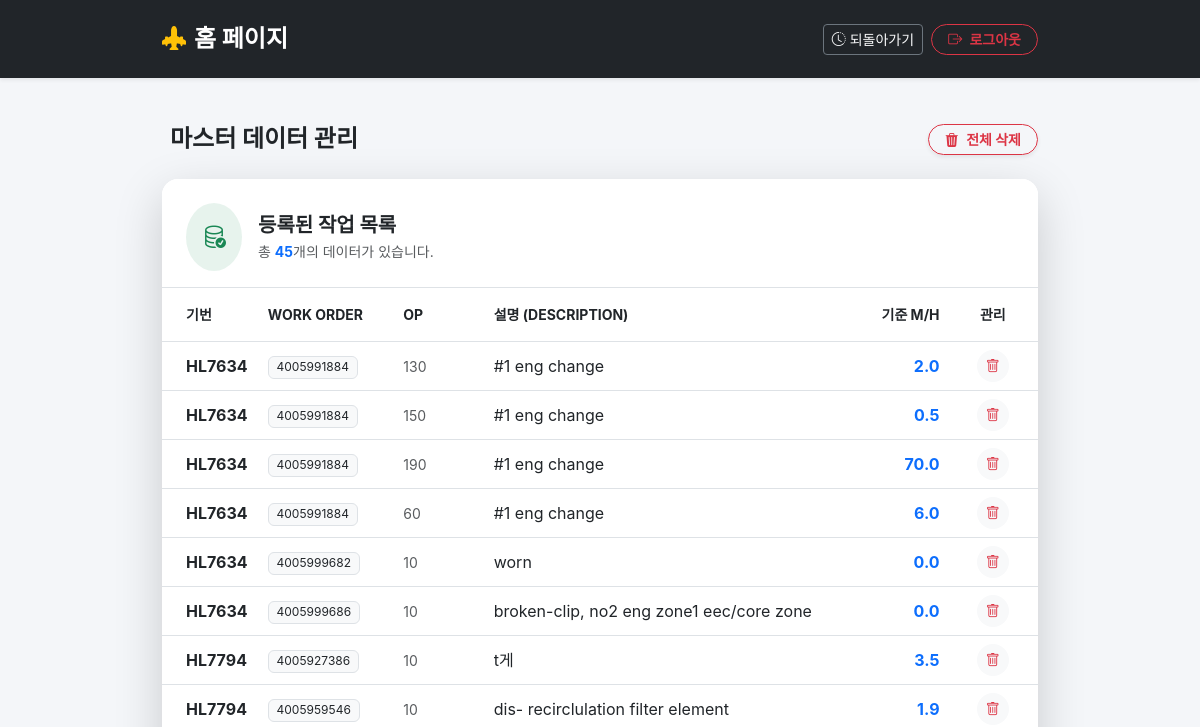
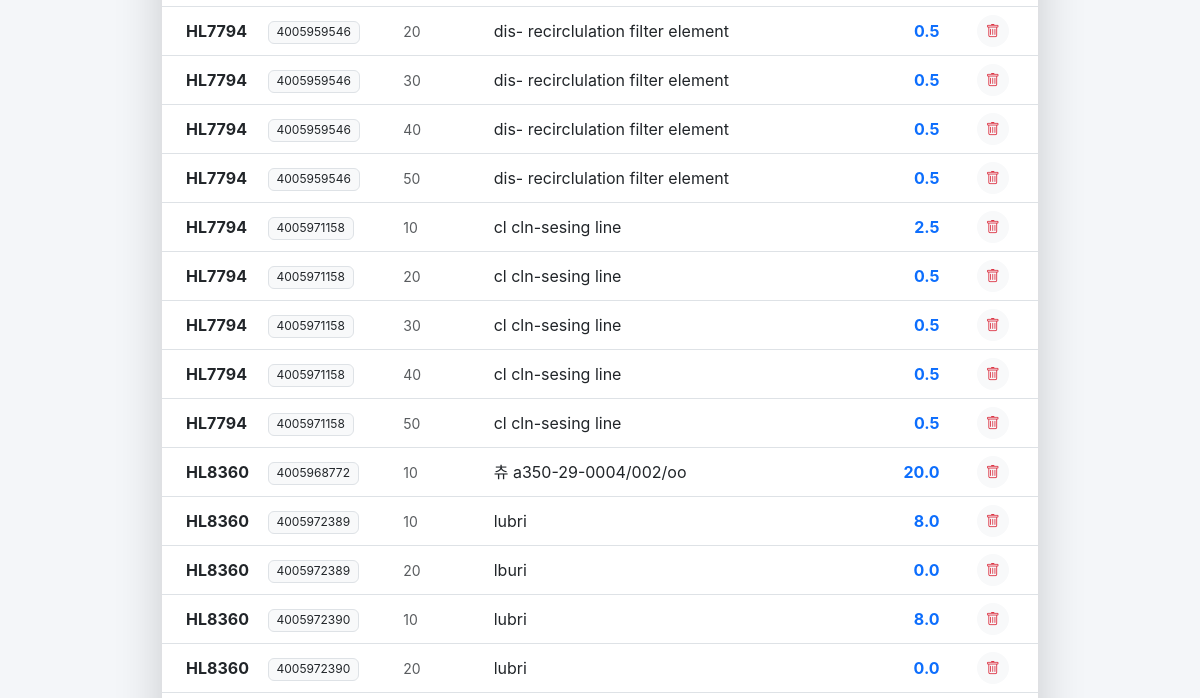
Before: /master-data/ (signed in, upper part) with the older database file (2 pictures, top to bottom).
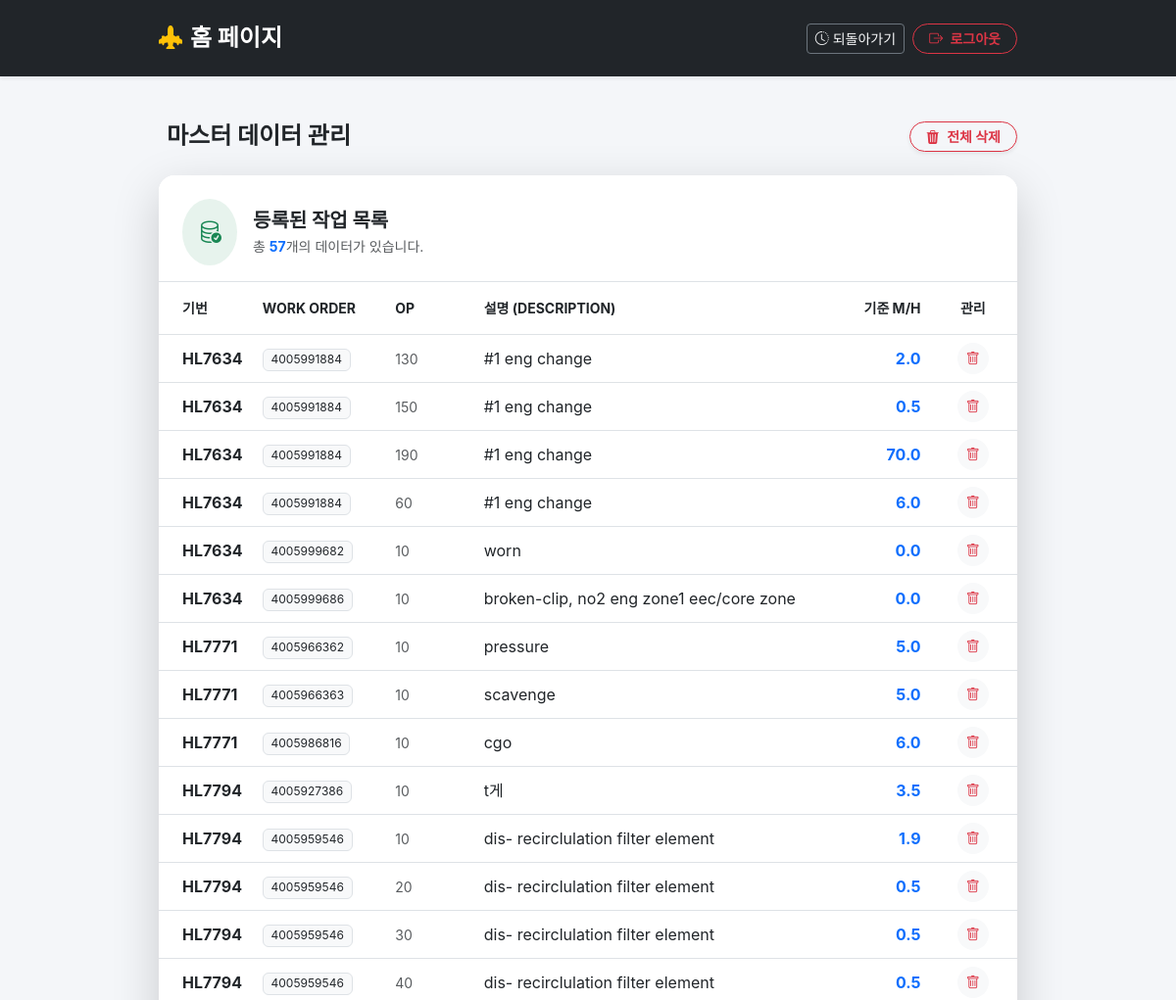
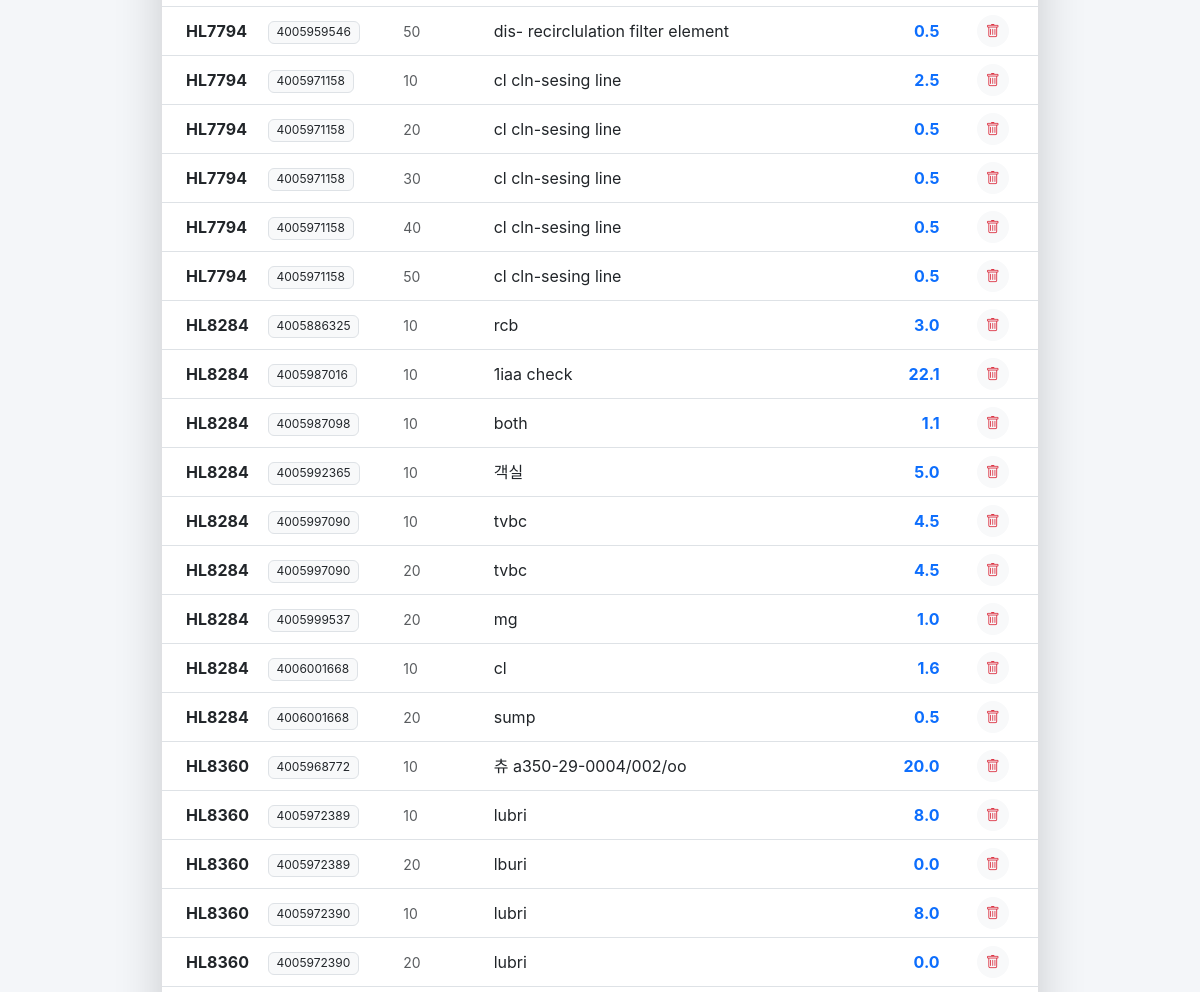
After: the same page with the newer database file (2 pictures, top to bottom).
### manning/models.py (models this page shows, shortened)
class TaskMaster(models.Model):
    gibun_code = models.CharField(max_length=50, verbose_name="기번")
    work_order = models.CharField(max_length=100)
    op = models.CharField(max_length=50)
    description = models.TextField()
    default_mh = models.FloatField(default=0.0)

### manning/views.py (the view)
# urls.py: path("master-data/", views.MasterDataListView.as_view(), name="master_data_list"),
class MasterDataListView(SimpleLoginRequiredMixin, ListView):
    model = TaskMaster
    template_name = "manning/master_data_list.html"
    context_object_name = "taskmasters"
    def get_queryset(self):
        return TaskMaster.objects.all().order_by("gibun_code", "work_order", "op")
    def get_context_data(self, **kwargs):
        context = super().get_context_data(**kwargs)
        context["total_count"] = self.object_list.count()
        return context

### manning/views.py (called while the page is built)
    def dispatch(self, request, *args, **kwargs):
        if not request.session.get("is_authenticated"):
            return redirect("login")
        return super().dispatch(request, *args, **kwargs)

### manning/templates/manning/master_data_list.html (shortened to what the changed rows need)
{% extends "manning/base/base.html" %}
{% load static %}
{% block content %}
<div class="container mt-4 mb-5" style="max-width: 900px; padding-top: 100px;">
    <div class="card border-0 shadow-lg rounded-4 overflow-hidden" data-aos="fade-up">
        <div class="card-header bg-white border-bottom pt-4 pb-3 px-4">
            <div class="d-flex justify-content-between align-items-center">
                <div class="d-flex align-items-center gap-3">
                    <div>
                        <p class="text-muted small mb-0">총 <strong class="text-primary">{{ total_count }}</strong>개의 데이터가 있습니다.</p>
                    </div>
                </div>
            </div>
        </div>
        <div class="card-body p-0">
            {% if taskmasters %}
            <div class="table-responsive">
                <table class="table table-hover align-middle mb-0 text-nowrap">
                    <thead class="bg-light text-muted small text-uppercase">
                        <tr>
                            <th class="py-3 ps-4" style="width: 10%;">기번</th>
                            <th class="py-3" style="width: 15%;">Work Order</th>
                            <th class="py-3" style="width: 10%;">OP</th>
                            <th class="py-3" style="width: 40%;">설명 (Description)</th>
                            <th class="py-3 text-end" style="width: 10%;">기준 M/H</th>
                            <th class="py-3 text-center" style="width: 10%;">관리</th>
                        </tr>
                    </thead>
                    <tbody class="border-top-0">
                        {% for t in taskmasters %}
                        <tr>
                            <td class="ps-4 fw-bold text-dark">{{ t.gibun_code }}</td>
                            <td><span class="badge bg-light text-dark border fw-normal">{{ t.work_order }}</span></td>
                            <td><span class="text-muted small">{{ t.op }}</span></td>
                            <td>
                                <div class="text-truncate" style="max-width: 350px;" title="{{ t.description }}">
                                    {{ t.description }}
                                </div>
                            </td>
                            <td class="text-end fw-bold text-primary">{{ t.default_mh }}</td>
                            <td class="text-center">
                                <form action="{% url 'delete_taskmaster' t.id %}" method="POST" class="d-inline">
                                    <button type="submit"
                                            class="btn btn-sm btn-light text-danger border-0 rounded-circle"
                                            style="width: 32px; height: 32px;"
                                            onclick="return confirm('이 항목을 삭제하시겠습니까?');"
                                            data-bs-toggle="tooltip"
                                            title="삭제">
                                        <i class="bi bi-trash"></i>
                                    </button>
                                </form>
                            </td>
                        </tr>
                        {% endfor %}
                    </tbody>
                </table>
            </div>
            {% endif %}
        </div>
    </div>
</div>
{% endblock content %}

Changed rows visible on the page:
added TaskMaster: gibun_code "HL7771", work_order "4005966362", op "10", description "pressure", default_mh "5.0"
added TaskMaster: gibun_code "HL7771", work_order "4005966363", op "10", description "scavenge", default_mh "5.0"
added TaskMaster: gibun_code "HL7771", work_order "4005986816", op "10", description "cgo", default_mh "6.0"
added TaskMaster: gibun_code "HL8284", work_order "4005886325", op "10", description "rcb", default_mh "3.0"
added TaskMaster: gibun_code "HL8284", work_order "4005987016", op "10", description "1iaa check", default_mh "22.1"
added TaskMaster: gibun_code "HL8284", work_order "4005987098", op "10", description "both", default_mh "1.1"
added TaskMaster: gibun_code "HL8284", work_order "4005992365", op "10", description "객실", default_mh "5.0"
added TaskMaster: gibun_code "HL8284", work_order "4005997090", op "10", description "tvbc", default_mh "4.5"
added TaskMaster: gibun_code "HL8284", work_order "4005997090", op "20", description "tvbc", default_mh "4.5"
added TaskMaster: gibun_code "HL8284", work_order "4005999537", op "20", description "mg", default_mh "1.0"
added TaskMaster: gibun_code "HL8284", work_order "4006001668", op "10", description "cl", default_mh "1.6"
added TaskMaster: gibun_code "HL8284", work_order "4006001668", op "20", description "sump", default_mh "0.5"
Other visible differences:
{{ total_count }}: "45" → "57"
